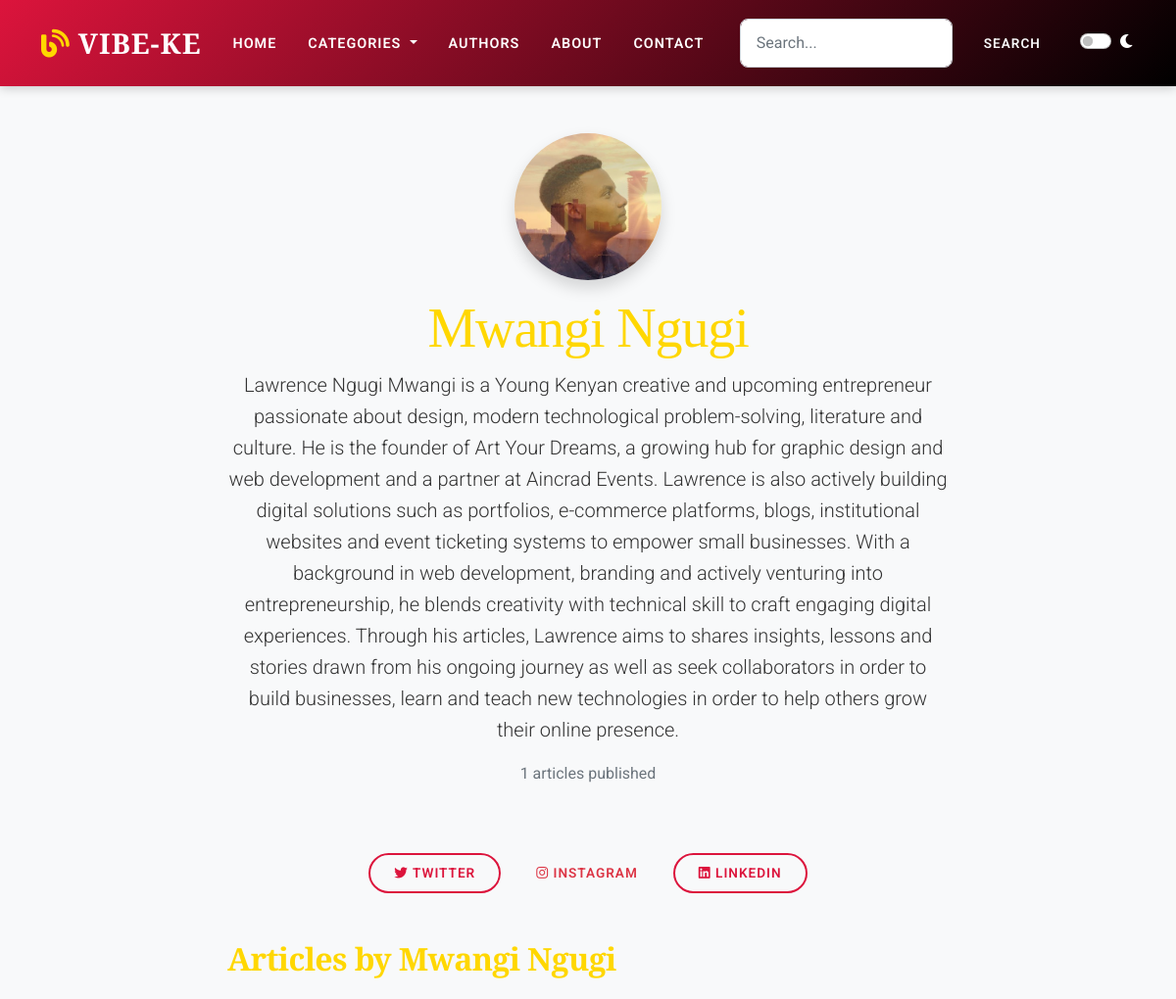
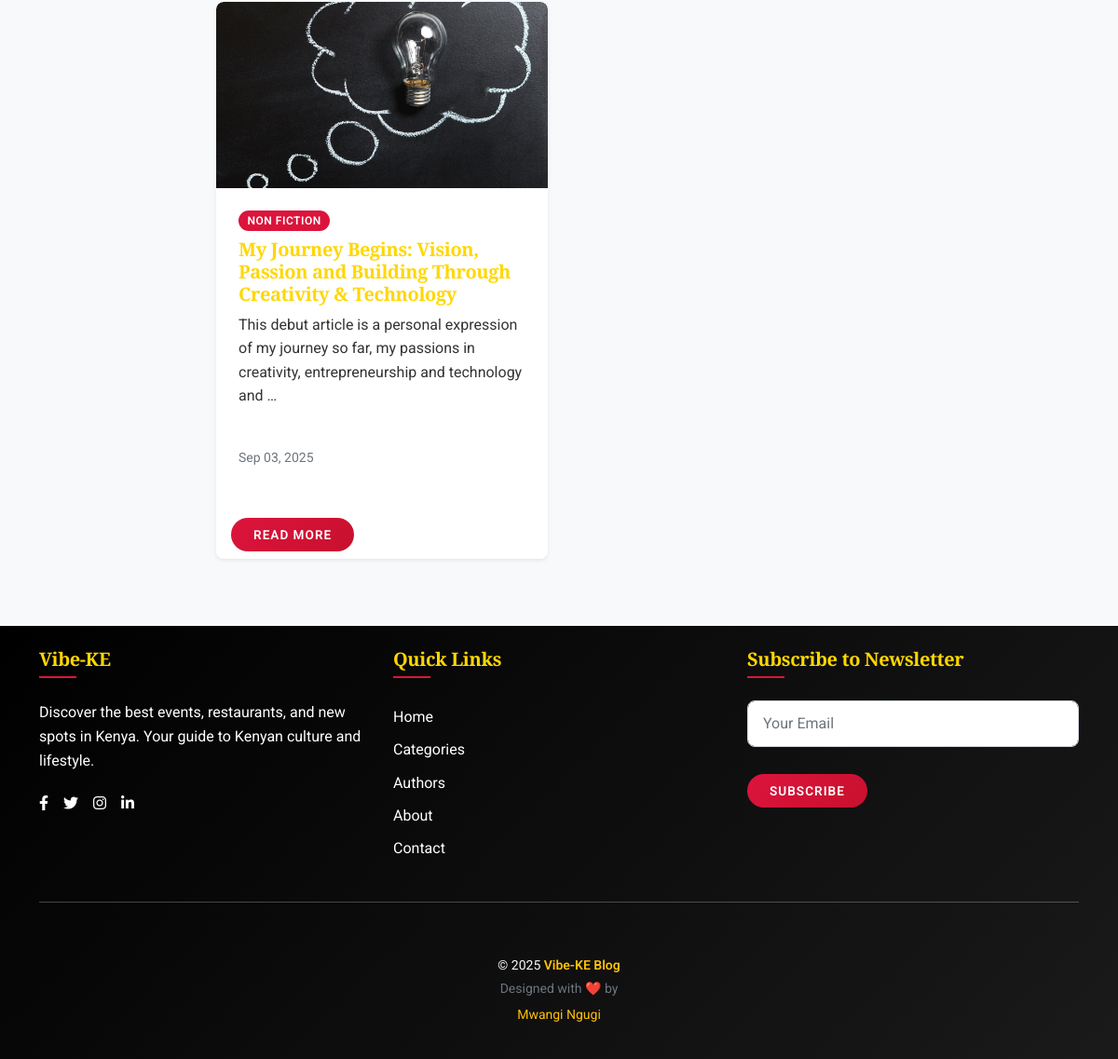
The app's page /authors/1/ with its own data (2 pictures, top to bottom).
### authors/models.py (models this page shows, shortened)
class Author(AbstractUser):
    bio = models.TextField(blank=True, help_text="Author's biography")
    profile_image = models.ImageField(upload_to='authors/profiles/', blank=True, null=True)
    date_joined = models.DateTimeField(auto_now_add=True)
    is_active = models.BooleanField(default=True)
    def article_count(self):
        return self.articles.filter(is_published=True).count()

### articles/models.py (models this page shows, shortened)
class Article(models.Model):
    title = models.CharField(max_length=200)
    slug = models.SlugField(max_length=200, unique=True, blank=True)
    excerpt = models.TextField(blank=True, help_text="Short summary of the article")
    content = models.TextField(help_text="Main content of the article")
    author = models.ForeignKey(Author, on_delete=models.CASCADE, related_name='articles')
    category = models.ForeignKey(Category, on_delete=models.CASCADE, related_name='articles')
    featured_image = models.ImageField(upload_to='articles/images/', blank=True, null=True)
    is_featured = models.BooleanField(default=False, help_text="Is this a featured article?")
    is_published = models.BooleanField(default=False, help_text="Is this article published?")
    published_date = models.DateTimeField(blank=True, null=True, help_text="Date when published")
    created_date = models.DateTimeField(auto_now_add=True)
    updated_date = models.DateTimeField(auto_now=True)
    view_count = models.PositiveIntegerField(default=0, help_text="Number of views")
    class Meta:
        ordering = ['-created_date']
        verbose_name_plural = "Articles"
    def get_absolute_url(self):
        return reverse('articles:article_detail', kwargs={'slug': self.slug})

### categories/models.py (models this page shows, shortened)
class Category(models.Model):
    name = models.CharField(max_length=100, unique=True)
    slug = models.SlugField(max_length=100, unique=True, blank=True)
    description = models.TextField(blank=True, help_text="Description of the category")
    icon = models.CharField(max_length=50, blank=True, help_text="Icon class for UI representation (e.g., fas fa-utensils)")
    order = models.IntegerField(default=0, help_text="Display order (lower numbers first)")
    is_active = models.BooleanField(default=True)
    created_date = models.DateTimeField(auto_now_add=True)
    updated_date = models.DateTimeField(auto_now=True)
    class Meta:
        verbose_name_plural = "Categories"
        ordering = ['order', 'name']

### authors/views.py (the view)
# urls.py: path('<int:pk>/', views.author_detail, name='author_detail'),
def author_detail(request, pk):
    author = get_object_or_404(Author, pk=pk, is_active=True)
    articles = author.articles.filter(is_published=True).order_by('-published_date')
    paginator = Paginator(articles, 5)  # Show 5 articles per page
    page_number = request.GET.get('page')
    articles_page = paginator.get_page(page_number)
    context = {
        'author': author,
        'articles_page': articles_page,
    }
    return render(request, 'authors/author_detail.html', context)

### templates/authors/author_detail.html (shortened to what this page needs)
{% extends 'base.html' %}
{% block content %}
<section class="py-5">
    <div class="container">
        <div class="row">
            <div class="col-lg-8 mx-auto">
                <div class="text-center mb-5">
                    {% if author.profile_image %}
                    <img src="{{ author.profile_image.url }}" class="rounded-circle mb-3 shadow"
                        alt="{{ author.get_full_name }}" style="width: 150px; height: 150px; object-fit: cover;">
                    {% else %}
                    <div class="bg-secondary rounded-circle mb-3 d-flex align-items-center justify-content-center shadow"
                        style="width: 150px; height: 150px;">
                        <i class="fas fa-user text-white fa-3x"></i>
                    </div>
                    {% endif %}
                    <h1 class="display-4">{{ author.get_full_name }}</h1>
                    <p class="lead">{{ author.bio }}</p>
                    <p class="text-muted">{{ author.article_count }} articles published</p>
                </div>
                <div class="text-center mb-5">
                    {% if author.profile.twitter_handle %}
                    <a href="https://twitter.com/{{ author.profile.twitter_handle }}" target="_blank" class="btn btn-outline-primary me-2">
                        <i class="fab fa-twitter"></i> Twitter
                    </a>
                    {% endif %}
                    {% if author.profile.instagram_handle %}
                    <a href="https://instagram.com/{{ author.profile.instagram_handle }}" target="_blank" class="btn btn-outline-danger me-2">
                        <i class="fab fa-instagram"></i> Instagram
                    </a>
                    {% endif %}
                    {% if author.profile.linkedin_url %}
                    <a href="{{ author.profile.linkedin_url }}" target="_blank" class="btn btn-outline-primary">
                        <i class="fab fa-linkedin"></i> LinkedIn
                    </a>
                    {% endif %}
                </div>
                <h2 class="mb-4">Articles by {{ author.get_full_name }}</h2>
                {% if articles_page %}
                <div class="row">
                    {% for article in articles_page %}
                    <div class="col-lg-6 mb-4">
                        <div class="card h-100 shadow-sm">
                            {% if article.featured_image %}
                            <img src="{{ article.featured_image.url }}" class="card-img-top"
                                alt="{{ article.title }}" style="height: 200px; object-fit: cover;">
                            {% endif %}
                            <div class="card-body d-flex flex-column">
                                <span class="badge bg-primary align-self-start mb-2">{{ article.category.name }}</span>
                                <h5 class="card-title">{{ article.title }}</h5>
                                <p class="card-text">{{ article.excerpt|truncatewords:20 }}</p>
                                <div class="mt-auto">
                                    <small class="text-muted">
                                        {{ article.published_date|date:"M d, Y" }}
                                    </small>
                                </div>
                            </div>
                            <div class="card-footer bg-transparent border-0">
                                <a href="{{ article.get_absolute_url }}" class="btn btn-primary">Read More</a>
                            </div>
                        </div>
                    </div>
                    {% endfor %}
                </div>
                {% else %}
                <div class="text-center py-5">
                    <h3>No articles found</h3>
                    <p class="text-muted">This author hasn't published any articles yet.</p>
                </div>
                {% endif %}
            </div>
        </div>
    </div>
</section>
{% endblock %}

### blog/static/css/custom/style.css (style rules this page uses)
:root { --kenyan-red: #dc143c; --kenyan-green: #006400; --kenyan-black: #000000; --kenyan-white: #ffffff; --kenyan-beige: #f5deb3; --kenyan-brown: #8b4513; --kenyan-gold: #ffd700; }
body { font-family: "Roboto", "Helvetica Neue", Arial, sans-serif; line-height: 1.6; background-color: #f8f9fa; color: #333; }
a { text-decoration: none; }
h1, h2, h3, h4, h5, h6 { font-family: "Playfair Display", "Georgia", serif; font-weight: 700; color: var(--kenyan-gold); letter-spacing: -0.02em; }
h1, h2 { color: var(--kenyan-gold) !important; }
.card { transition: all 0.4s cubic-bezier(0.175, 0.885, 0.32, 1.275); border: none; background: #fff; border-radius: 8px; box-shadow: 0 4px 15px rgba(0, 0, 0, 0.08); overflow: hidden; margin-bottom: 1.5rem; }
.card-img-top { border-top-left-radius: 8px; border-top-right-radius: 8px; height: 200px; object-fit: cover; }
.card-body { padding: 1.5rem; }
.btn { font-weight: 600; border-radius: 50px; padding: 0.5rem 1.5rem; text-transform: uppercase; letter-spacing: 1px; font-size: 0.85rem; transition: all 0.3s ease; border: none; margin-top: 1.5em; box-shadow: none; }
.btn-primary { background: linear-gradient(135deg, var(--kenyan-red) 0%, #c8102e 100%); color: white; z-index: 1000; }
.btn-outline-primary { border: 2px solid var(--kenyan-red); color: var(--kenyan-red); --bs-btn-hover-border-color: transparent; --bs-btn-active-border-color: transparent; --bs-btn-active-bg: var(--kenyan-gold); }
.badge { font-weight: 600; border-radius: 50px; padding: 0.4em 0.8em; text-transform: uppercase; letter-spacing: 0.5px; font-size: 0.75rem; }
.badge.bg-primary { background-color: var(--kenyan-red) !important; }
.bg-primary { background-color: var(--kenyan-red) !important; }

### blog/static/css/custom/dark-mode.css (style rules this page uses)
:root { --dark-bg: #121212; --dark-card-bg: #1e1e1e; --dark-text: #e0e0e0; --dark-text-secondary: #b0b0b0; --dark-border: #333; --dark-primary: #fda10d; --dark-primary-hover: #fda10d; }

### records on screen
Author: profile_image (placeholder picture), get_full_name "Mwangi Ngugi", bio "Lawrence Ngugi Mwangi is a Young Kenyan creative and upcoming entrepreneur passionate about design, modern technological problem-solving, literature and culture. He is the founder of Art Your Dreams, a growing hub for graphic design and web development and a partner at Aincrad Events. Lawrence is also actively building digital solutions such as portfolios, e-commerce platforms, blogs, institutional websites and event ticketing systems to empower small businesses. With a background in web development, branding and actively venturing into entrepreneurship, he blends creativity with technical skill to craft engaging digital experiences. Through his articles, Lawrence aims to shares insights,…", article_count "1"
Article: featured_image (picture), category.name "NON FICTION", title "My Journey Begins: Vision, Passion and Building Through Creativity & Technology", excerpt "This debut article is a personal expression of my journey so far, my passions in creativity, entrepreneurship and technology and …", published_date "Sep 03, 2025"
